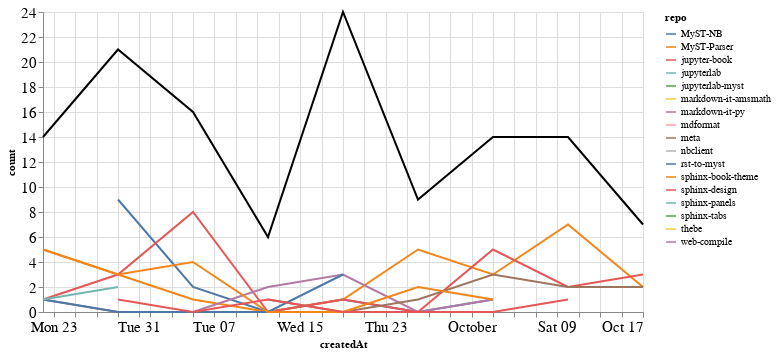

Notebook code for this chart:
### Markdown cell above
### Comments

### Code cell
comments_time = comments.groupby('repo').resample('W', on='createdAt').count()['author'].reset_index()
comments_time = comments_time.rename(columns={'author': 'count'})
comments_time_total = comments_time.groupby('createdAt').agg({"count": "sum"}).reset_index()
ch1 = alt.Chart(comments_time, width=600).mark_line().encode(
    x='createdAt',
    y='count',
    color='repo',
    tooltip="repo"
)

ch2 = alt.Chart(comments_time_total, width=600).mark_line(color="black").encode(
    x='createdAt',
    y='count',
)

ch1 + ch2

### Figure 1 — Vega-Lite specification as saved in the notebook (floating-point values rounded to 4 significant figures)
{"config": {"axisLeft": {"labelFontSize": 15}, "axisBottom": {"labelFontSize": 15}}, "layer": [{"data": {"name": "data-7a2cf7c4080f41bf627676f7a7d2e7d2"}, "mark": "line", "encoding": {"color": {"type": "nominal", "field": "repo"}, "tooltip": {"type": "nominal", "field": "repo"}, "x": {"type": "temporal", "field": "createdAt"}, "y": {"type": "quantitative", "field": "count"}}, "width": 600}, {"data": {"name": "data-6ddb37fc84373e4a616c7a2d8cba24a8"}, "mark": {"type": "line", "color": "black"}, "encoding": {"x": {"type": "temporal", "field": "createdAt"}, "y": {"type": "quantitative", "field": "count"}}, "width": 600}], "$schema": "https://vega.github.io/schema/vega-lite/v4.8.1.json", "datasets": {"data-7a2cf7c4080f41bf627676f7a7d2e7d2": [{"repo": "MyST-NB", "createdAt": "2021-08-29T00:00:00", "count": 9}, {"repo": "MyST-NB", "createdAt": "2021-09-05T00:00:00", "count": 2}, {"repo": "MyST-NB", "createdAt": "2021-09-12T00:00:00", "count": 0}, {"repo": "MyST-NB", "createdAt": "2021-09-19T00:00:00", "count": 1}, {"repo": "MyST-NB", "createdAt": "2021-09-26T00:00:00", "count": 0}, {"repo": "MyST-NB", "createdAt": "2021-10-03T00:00:00", "count": 1}, {"repo": "MyST-Parser", "createdAt": "2021-08-22T00:00:00", "count": 5}, {"repo": "MyST-Parser", "createdAt": "2021-08-29T00:00:00", "count": 3}, {"repo": "MyST-Parser", "createdAt": "2021-09-05T00:00:00", "count": 1}, {"repo": "MyST-Parser", "createdAt": "2021-09-12T00:00:00", "count": 0}, {"repo": "MyST-Parser", "createdAt": "2021-09-19T00:00:00", "count": 1}, {"repo": "MyST-Parser", "createdAt": "2021-09-26T00:00:00", "count": 5}, {"repo": "MyST-Parser", "createdAt": "2021-10-03T00:00:00", "count": 3}, {"repo": "MyST-Parser", "createdAt": "2021-10-10T00:00:00", "count": 7}, {"repo": "MyST-Parser", "createdAt": "2021-10-17T00:00:00", "count": 2}, {"repo": "jupyter-book", "createdAt": "2021-08-22T00:00:00", "count": 1}, {"repo": "jupyter-book", "createdAt": "2021-08-29T00:00:00", "count": 3}, {"repo": "jupyter-book", "createdAt": "2021-09-05T00:00:00", "count": 8}, {"repo": "jupyter-book", "createdAt": "2021-09-12T00:00:00", "count": 0}, {"repo": "jupyter-book", "createdAt": "2021-09-19T00:00:00", "count": 1}, {"repo": "jupyter-book", "createdAt": "2021-09-26T00:00:00", "count": 0}, {"repo": "jupyter-book", "createdAt": "2021-10-03T00:00:00", "count": 5}, {"repo": "jupyter-book", "createdAt": "2021-10-10T00:00:00", "count": 2}, {"repo": "jupyter-book", "createdAt": "2021-10-17T00:00:00", "count": 3}, {"repo": "jupyterlab", "createdAt": "2021-09-19T00:00:00", "count": 1}, {"repo": "jupyterlab-myst", "createdAt": "2021-09-19T00:00:00", "count": 7}, {"repo": "markdown-it-amsmath", "createdAt": "2021-09-12T00:00:00", "count": 1}, {"repo": "markdown-it-py", "createdAt": "2021-08-22T00:00:00", "count": 1}, {"repo": "markdown-it-py", "createdAt": "2021-08-29T00:00:00", "count": 0}, {"repo": "markdown-it-py", "createdAt": "2021-09-05T00:00:00", "count": 0}, {"repo": "markdown-it-py", "createdAt": "2021-09-12T00:00:00", "count": 2}, {"repo": "markdown-it-py", "createdAt": "2021-09-19T00:00:00", "count": 3}, {"repo": "markdown-it-py", "createdAt": "2021-09-26T00:00:00", "count": 0}, {"repo": "markdown-it-py", "createdAt": "2021-10-03T00:00:00", "count": 1}, {"repo": "mdformat", "createdAt": "2021-09-05T00:00:00", "count": 1}, {"repo": "meta", "createdAt": "2021-09-12T00:00:00", "count": 1}, {"repo": "meta", "createdAt": "2021-09-19T00:00:00", "count": 0}, {"repo": "meta", "createdAt": "2021-09-26T00:00:00", "count": 1}, {"repo": "meta", "createdAt": "2021-10-03T00:00:00", "count": 3}, {"repo": "meta", "createdAt": "2021-10-10T00:00:00", "count": 2}, {"repo": "meta", "createdAt": "2021-10-17T00:00:00", "count": 2}, {"repo": "nbclient", "createdAt": "2021-09-19T00:00:00", "count": 7}, {"repo": "rst-to-myst", "createdAt": "2021-08-22T00:00:00", "count": 1}, {"repo": "rst-to-myst", "createdAt": "2021-08-29T00:00:00", "count": 0}, {"repo": "rst-to-myst", "createdAt": "2021-09-05T00:00:00", "count": 0}, {"repo": "rst-to-myst", "createdAt": "2021-09-12T00:00:00", "count": 0}, {"repo": "rst-to-myst", "createdAt": "2021-09-19T00:00:00", "count": 3}, {"repo": "sphinx-book-theme", "createdAt": "2021-08-22T00:00:00", "count": 5}, {"repo": "sphinx-book-theme", "createdAt": "2021-08-29T00:00:00", "count": 3}, {"repo": "sphinx-book-theme", "createdAt": "2021-09-05T00:00:00", "count": 4}, {"repo": "sphinx-book-theme", "createdAt": "2021-09-12T00:00:00", "count": 0}, {"repo": "sphinx-book-theme", "createdAt": "2021-09-19T00:00:00", "count": 0}, {"repo": "sphinx-book-theme", "createdAt": "2021-09-26T00:00:00", "count": 2}, {"repo": "sphinx-book-theme", "createdAt": "2021-10-03T00:00:00", "count": 1}, {"repo": "sphinx-design", "createdAt": "2021-08-29T00:00:00", "count": 1}, {"repo": "sphinx-design", "createdAt": "2021-09-05T00:00:00", "count": 0}, {"repo": "sphinx-design", "createdAt": "2021-09-12T00:00:00", "count": 1}, {"repo": "sphinx-design", "createdAt": "2021-09-19T00:00:00", "count": 0}, {"repo": "sphinx-design", "createdAt": "2021-09-26T00:00:00", "count": 0}, {"repo": "sphinx-design", "createdAt": "2021-10-03T00:00:00", "count": 0}, {"repo": "sphinx-design", "createdAt": "2021-10-10T00:00:00", "count": 1}, {"repo": "sphinx-panels", "createdAt": "2021-08-22T00:00:00", "count": 1}, {"repo": "sphinx-panels", "createdAt": "2021-08-29T00:00:00", "count": 2}, {"repo": "sphinx-tabs", "createdAt": "2021-09-12T00:00:00", "count": 1}, {"repo": "thebe", "createdAt": "2021-10-10T00:00:00", "count": 2}, {"repo": "web-compile", "createdAt": "2021-09-26T00:00:00", "count": 1}], "data-6ddb37fc84373e4a616c7a2d8cba24a8": [{"createdAt": "2021-08-22T00:00:00", "count": 14}, {"createdAt": "2021-08-29T00:00:00", "count": 21}, {"createdAt": "2021-09-05T00:00:00", "count": 16}, {"createdAt": "2021-09-12T00:00:00", "count": 6}, {"createdAt": "2021-09-19T00:00:00", "count": 24}, {"createdAt": "2021-09-26T00:00:00", "count": 9}, {"createdAt": "2021-10-03T00:00:00", "count": 14}, {"createdAt": "2021-10-10T00:00:00", "count": 14}, {"createdAt": "2021-10-17T00:00:00", "count": 7}]}}
